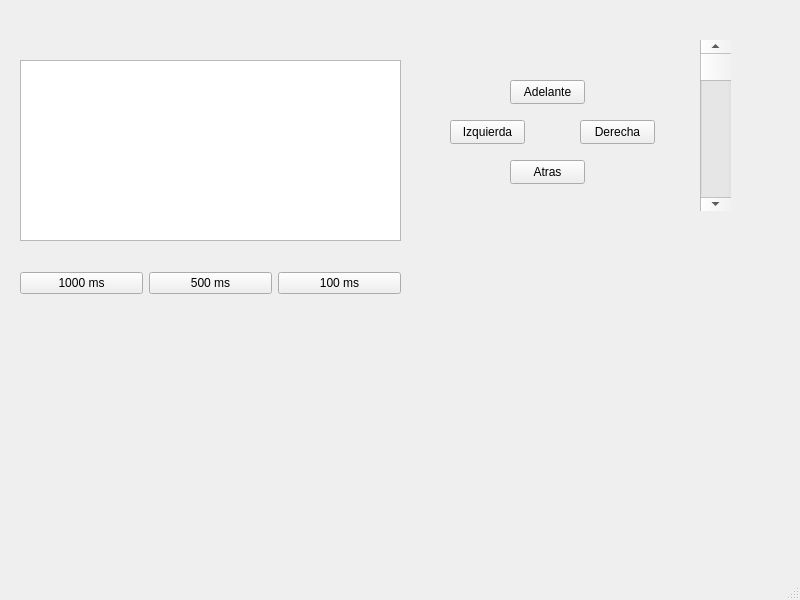
<?xml version="1.0" encoding="UTF-8"?>
<ui version="4.0">
 <class>MainWindow</class>
 <widget class="QMainWindow" name="MainWindow">
  <property name="geometry">
   <rect>
    <x>0</x>
    <y>0</y>
    <width>800</width>
    <height>600</height>
   </rect>
  </property>
  <property name="windowTitle">
   <string>MainWindow</string>
  </property>
  <widget class="QWidget" name="centralwidget">
   <widget class="QTextEdit" name="textEdit">
    <property name="geometry">
     <rect>
      <x>20</x>
      <y>60</y>
      <width>381</width>
      <height>181</height>
     </rect>
    </property>
   </widget>
   <widget class="QPushButton" name="pushButton_4">
    <property name="geometry">
     <rect>
      <x>510</x>
      <y>80</y>
      <width>75</width>
      <height>24</height>
     </rect>
    </property>
    <property name="text">
     <string>Adelante</string>
    </property>
   </widget>
   <widget class="QPushButton" name="pushButton_5">
    <property name="geometry">
     <rect>
      <x>510</x>
      <y>160</y>
      <width>75</width>
      <height>24</height>
     </rect>
    </property>
    <property name="text">
     <string>Atras</string>
    </property>
   </widget>
   <widget class="QPushButton" name="pushButton_6">
    <property name="geometry">
     <rect>
      <x>580</x>
      <y>120</y>
      <width>75</width>
      <height>24</height>
     </rect>
    </property>
    <property name="text">
     <string>Derecha</string>
    </property>
   </widget>
   <widget class="QPushButton" name="pushButton_7">
    <property name="geometry">
     <rect>
      <x>450</x>
      <y>120</y>
      <width>75</width>
      <height>24</height>
     </rect>
    </property>
    <property name="text">
     <string>Izquierda</string>
    </property>
   </widget>
   <widget class="QScrollBar" name="verticalScrollBar">
    <property name="geometry">
     <rect>
      <x>700</x>
      <y>40</y>
      <width>31</width>
      <height>171</height>
     </rect>
    </property>
    <property name="orientation">
     <enum>Qt::Orientation::Vertical</enum>
    </property>
   </widget>
   <widget class="QWidget" name="">
    <property name="geometry">
     <rect>
      <x>20</x>
      <y>270</y>
      <width>381</width>
      <height>26</height>
     </rect>
    </property>
    <layout class="QHBoxLayout" name="horizontalLayout">
     <item>
      <widget class="QPushButton" name="pushButton">
       <property name="text">
        <string>1000 ms</string>
       </property>
      </widget>
     </item>
     <item>
      <widget class="QPushButton" name="pushButton_2">
       <property name="text">
        <string>500 ms</string>
       </property>
      </widget>
     </item>
     <item>
      <widget class="QPushButton" name="pushButton_3">
       <property name="text">
        <string>100 ms</string>
       </property>
      </widget>
     </item>
    </layout>
   </widget>
  </widget>
  <widget class="QMenuBar" name="menubar">
   <property name="geometry">
    <rect>
     <x>0</x>
     <y>0</y>
     <width>800</width>
     <height>22</height>
    </rect>
   </property>
  </widget>
  <widget class="QStatusBar" name="statusbar"/>
 </widget>
 <resources/>
 <connections/>
</ui>
